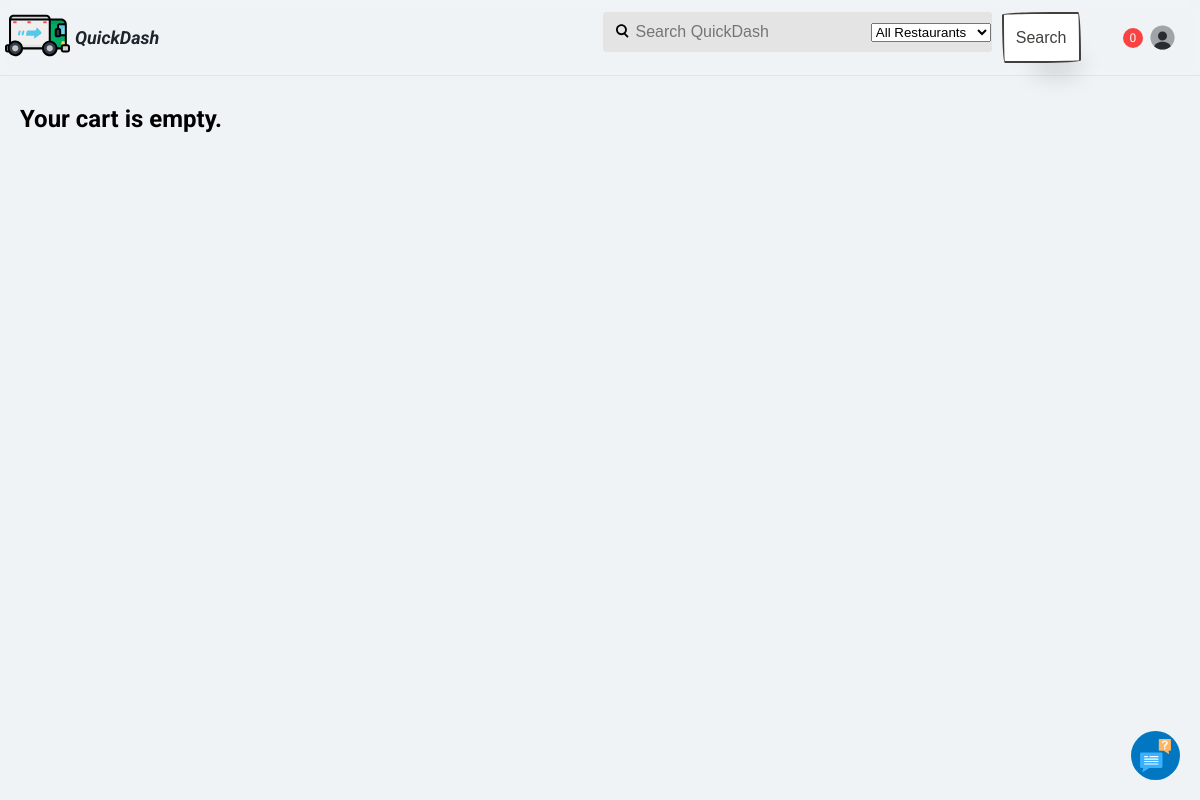
The app's page /checkout/ (signed in), older data.
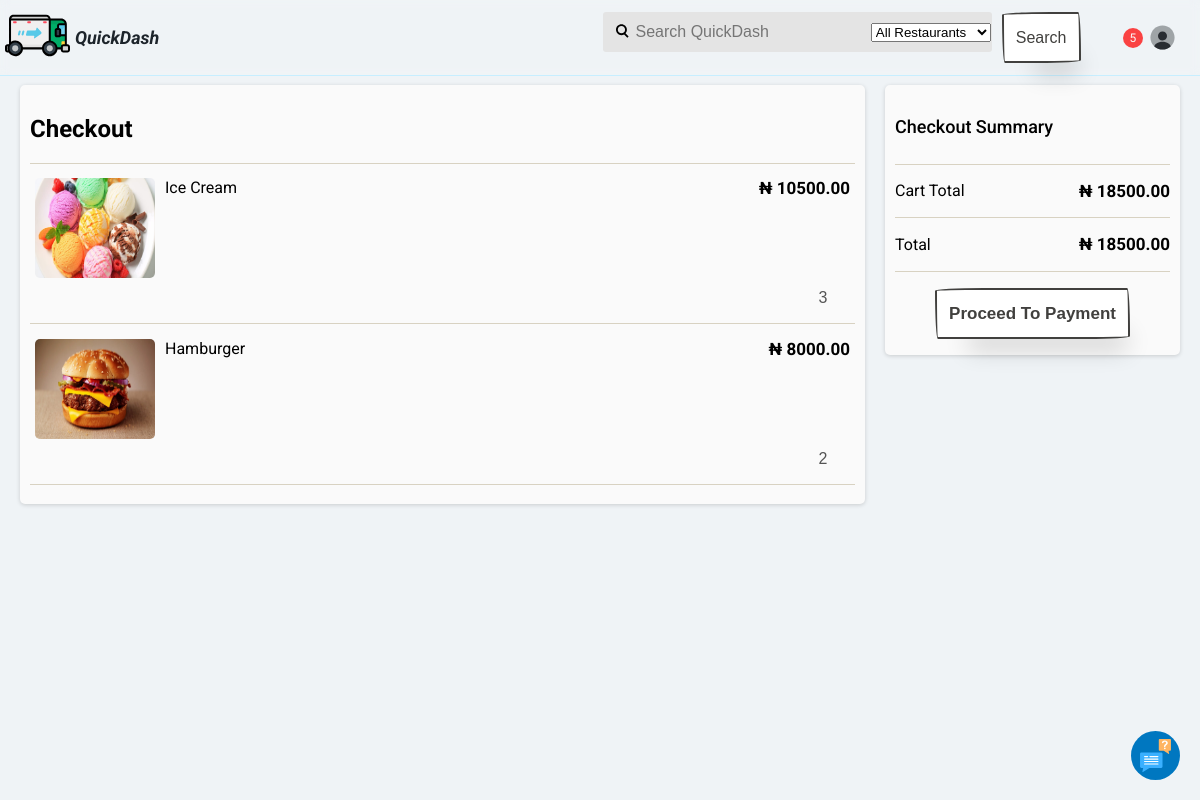
The same page, newer data.
### orders/models.py (models this page shows, shortened)
class CartItem(models.Model):
    user = models.ForeignKey(settings.AUTH_USER_MODEL, on_delete=models.CASCADE,)
    item = models.ForeignKey(Item, on_delete=models.CASCADE)
    quantity = models.PositiveIntegerField(default=1)
    date_added = models.DateTimeField(auto_now_add=True)
    def get_total_price(self):
        return self.quantity * self.item.price

class Item(models.Model):
    name = models.CharField(max_length=100)
    price = models.DecimalField(max_digits=6, decimal_places=2)
    description = models.TextField(blank=True, null=True)
    rating = models.DecimalField(max_digits=3, decimal_places=1)
    image = models.ImageField(upload_to='menu_images/')
    date_added = models.DateTimeField(auto_now_add=True)
    restaurant = models.ForeignKey(
        Restaurant,
        on_delete=models.CASCADE,
    )
    user = models.ForeignKey(settings.AUTH_USER_MODEL, on_delete=models.CASCADE)

### orders/views.py (the view)
# urls.py: path('checkout/', views.checkout, name='checkout'),
@login_required(login_url='login')
def checkout(request):
    cart_items = get_user_cart(request.user)
    total_amount = calculate_cart_total(request.user)
    discounted_amount = total_amount
    coupon_discount = 0
    error_message = None
    if request.method == 'POST':
        coupon_code = request.POST.get("coupon")
        if coupon_code:
            discounted_amount, error_message = validate_and_apply_coupon(coupon_code, total_amount)
            coupon_discount = total_amount - discounted_amount
    return render(request, "orders/checkout.html", {
        "cart_items": cart_items,
        "total_amount": total_amount,
        "discounted_amount": round(discounted_amount, 2),
        "coupon_discount": round(coupon_discount, 2),
        "error_message": error_message,
    })

### orders/context_processors.py (called while the page is built)
def cart_item_count(request):
    total_items = 0
    if request.user.is_authenticated:
        total_items = CartItem.objects.filter(user=request.user).aggregate(total=Sum('quantity'))['total'] or 0
    return {'total_items': total_items}

### orders/utils.py (called while the page is built)
def get_user_cart(user):
    return CartItem.objects.filter(user=user)

def calculate_cart_total(user):
    cart_items = get_user_cart(user)
    return sum(item.get_total_price() for item in cart_items)

### orders/templates/orders/checkout.html (shortened to what this page needs)
{% extends 'core/main.html' %}
{% load static %}
{% block content %}
<head>
    <link rel="stylesheet" href="{% static 'css/cart.css' %}">
</head>
<body class="flx">
    {% if cart_items %}
    <div class="cart-item-container flx">
        <h2>Checkout</h2>
        {% for cart_item in cart_items %}
        <div class="cart-item flx">
            <div class="top-section flx">
                <div class="prod-details flx">
                    <img src="{{ cart_item.item.image.url }}" alt="{{ cart_item.item.name }}" class="prod-img">
                    <div class="prod-title flx">
                        <div class="prod-name">{{ cart_item.item.name }}</div>
                    </div>
                </div>
                <div class="price big">₦ {{ cart_item.get_total_price }}</div>
            </div>
            <div class="bottom-section flx">
                <div class="add-sub flx">
                    <input type="text" class="quantity" value="{{ cart_item.quantity }}" disabled>
                </div>
            </div>
        </div>
        {% endfor %}
    </div>
    <div class="summary-container flx">
        <h2>Checkout Summary</h2>
        <div class="subtotal flx">
            <span>Cart Total</span>
            <div class="total price">₦ {{ total_amount }}</div>
        </div>
        <div class="subtotal flx">
            <span>Total</span>
            <div class="total price">₦ {{ discounted_amount }}</div>
        </div>
        <a href="https://flutterwave.com/ng/" class="btn price">Proceed To Payment</a>
    </div>
    {% else %}
    <h2>Your cart is empty.</h2>
    {% endif %}
</body>
{% endblock %}

Row changes from the older to the newer data that the page shows:
added CartItem: item.image (picture), item.name "Ice Cream", get_total_price "10500.00", quantity "3"
added CartItem: item.image (picture), item.name "Hamburger", get_total_price "8000.00", quantity "2"
Text that changed along with them:
{{ total_items }}: "0" → "5"
{{ total_amount }}: (not shown) → "18500.00"
{{ discounted_amount }}: (not shown) → "18500.00"
text no longer shown: "Your cart is empty."
text now shown: "Checkout Checkout Summary Cart Total ₦ Total ₦ Proceed To Payment"
